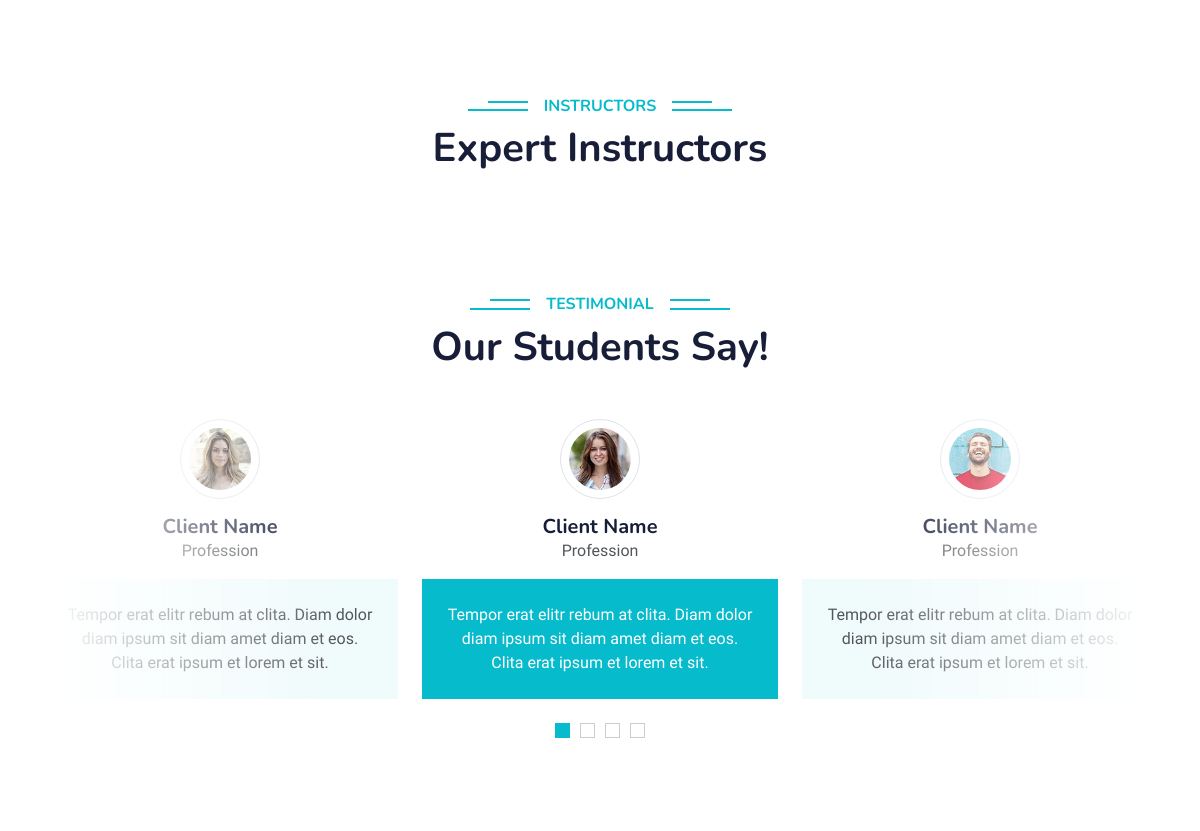
Before: / (middle part) with the older database file.
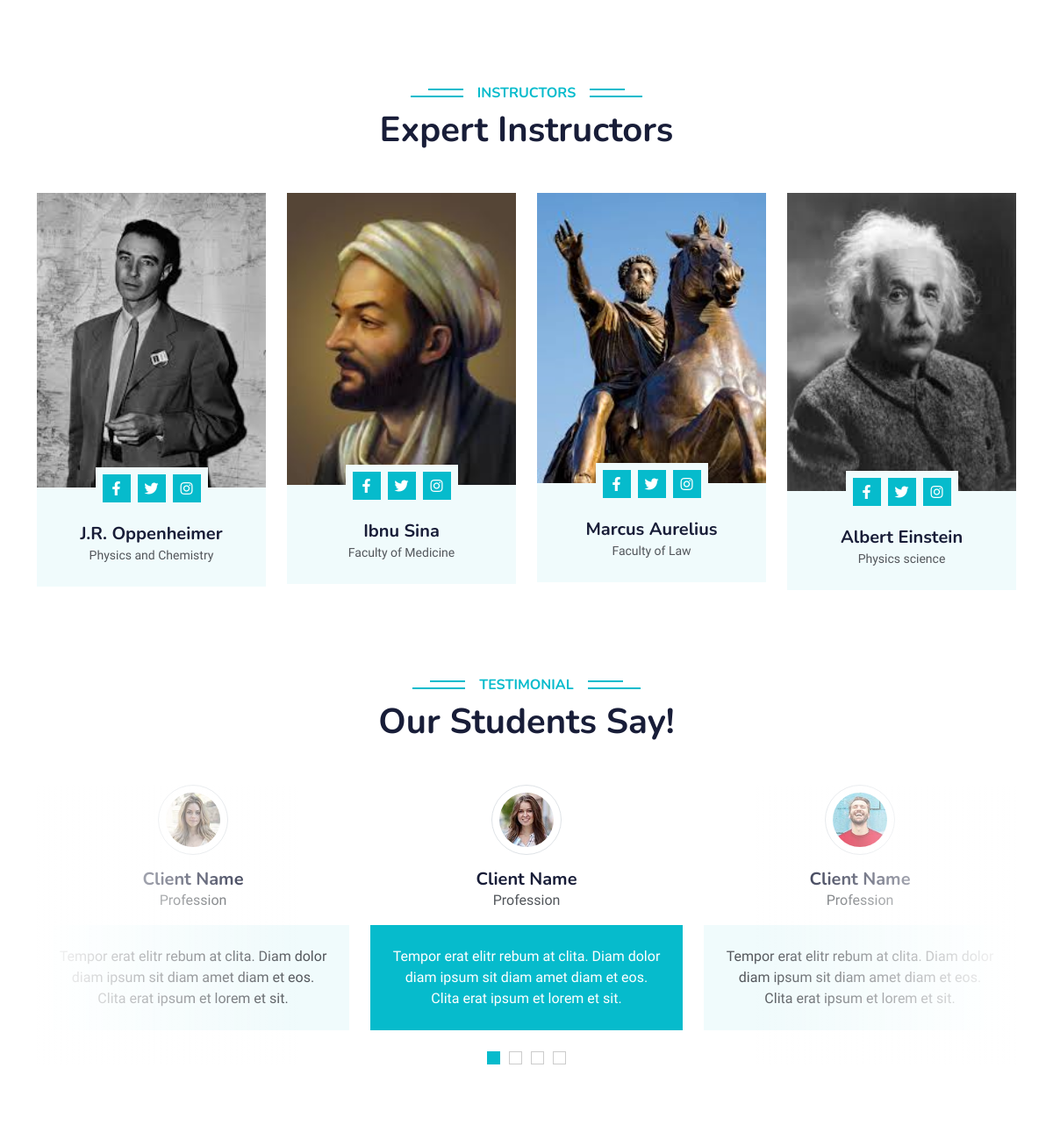
After: the same page with the newer database file.
### tables this page shows
CREATE TABLE `instruktur` (
  `id` int(11) NOT NULL,
  `nama_instruktur` varchar(100) NOT NULL,
  `jurusan_instruktur` varchar(40) NOT NULL,
  `fb_link` varchar(50) DEFAULT NULL,
  `ig_link` varchar(50) DEFAULT NULL,
  `twitter_link` varchar(50) DEFAULT NULL,
  `created_at` timestamp NOT NULL DEFAULT current_timestamp(),
  `updated_at` timestamp NOT NULL DEFAULT current_timestamp() ON UPDATE current_timestamp(),
  `foto` varchar(100) NOT NULL
);

### index.php (the view, shortened to what this page needs)
<?php
include 'admin/koneksi.php';
$queryInstruktur = mysqli_query($koneksi, "SELECT * FROM instruktur ORDER BY id DESC LIMIT 4");
?>
<!DOCTYPE html>
<html lang="en">
<head>
    <?php include 'inc/head.php'; ?>
</head>
<body>
    <div class="container-xxl py-5">
    </div>
    <div class="container-xxl py-5">
        <div class="container">
            <div class="text-center wow fadeInUp" data-wow-delay="0.1s">
                <h6 class="section-title bg-white text-center text-primary px-3">Instructors</h6>
                <h1 class="mb-5">Expert Instructors</h1>
            </div>
            <div class="row g-4">
                <?php while ($rowInstruktur = mysqli_fetch_assoc($queryInstruktur)): ?>
                <div class="col-lg-3 col-md-6 wow fadeInUp" data-wow-delay="0.1s">
                    <div class="team-item bg-light">
                        <div class="overflow-hidden">
                            <img width="300" class=" img-fluid" src="admin/upload/<?php echo $rowInstruktur['foto'] ?>"
                                alt="">
                        </div>
                        <div class="position-relative d-flex justify-content-center" style="margin-top: -23px;">
                            <div class="bg-light d-flex justify-content-center pt-2 px-1">
                                <a class="btn btn-sm-square btn-primary mx-1" href=""><i
                                        class="fab fa-facebook-f"></i></a>
                                <a class="btn btn-sm-square btn-primary mx-1" href=""><i class="fab fa-twitter"></i></a>
                                <a class="btn btn-sm-square btn-primary mx-1" href=""><i
                                        class="fab fa-instagram"></i></a>
                            </div>
                        </div>
                        <div class="text-center p-4">
                            <h5 class="mb-0"><?php echo $rowInstruktur['nama_instruktur'] ?></h5>
                            <small><?php echo $rowInstruktur['jurusan_instruktur'] ?></small>
                        </div>
                    </div>
                </div>
                <?php endwhile ?>
            </div>
        </div>
    </div>
    <div class=" container-xxl py-5 wow fadeInUp" data-wow-delay="0.1s">
        <div class="container">
            <div class="text-center">
                <h6 class="section-title bg-white text-center text-primary px-3">Testimonial</h6>
                <h1 class="mb-5">Our Students Say!</h1>
            </div>
            <div class="owl-carousel testimonial-carousel position-relative">
                <div class="testimonial-item text-center">
                    <img class="border rounded-circle p-2 mx-auto mb-3" src="img/testimonial-1.jpg"
                        style="width: 80px; height: 80px;">
                    <h5 class="mb-0">Client Name</h5>
                    <p>Profession</p>
                    <div class="testimonial-text bg-light text-center p-4">
                        <p class="mb-0">Tempor erat elitr rebum at clita. Diam dolor diam ipsum sit
                            diam amet diam et
                            eos. Clita erat ipsum et lorem et sit.</p>
                    </div>
                </div>
                <div class="testimonial-item text-center">
                    <img class="border rounded-circle p-2 mx-auto mb-3" src="img/testimonial-2.jpg"
                        style="width: 80px; height: 80px;">
                    <h5 class="mb-0">Client Name</h5>
                    <p>Profession</p>
                    <div class="testimonial-text bg-light text-center p-4">
                        <p class="mb-0">Tempor erat elitr rebum at clita. Diam dolor diam ipsum sit
                            diam amet diam et
                            eos. Clita erat ipsum et lorem et sit.</p>
                    </div>
                </div>
                <div class="testimonial-item text-center">
                    <img class="border rounded-circle p-2 mx-auto mb-3" src="img/testimonial-4.jpg"
                        style="width: 80px; height: 80px;">
                    <h5 class="mb-0">Client Name</h5>
                    <p>Profession</p>
                    <div class="testimonial-text bg-light text-center p-4">
                        <p class="mb-0">Tempor erat elitr rebum at clita. Diam dolor diam ipsum sit
                            diam amet diam et
                            eos. Clita erat ipsum et lorem et sit.</p>
                    </div>
                </div>
            </div>
        </div>
    </div>
</body>
</html>

### inc/head.php (shortened to what this page needs)
<link href="https://cdnjs.cloudflare.com/ajax/libs/font-awesome/5.10.0/css/all.min.css" rel="stylesheet">
<link href="https://cdn.jsdelivr.net/npm/bootstrap-icons@1.4.1/font/bootstrap-icons.css" rel="stylesheet">
<link href="assets/depan/lib/animate/animate.min.css" rel="stylesheet">
<link href="assets/depan/lib/owlcarousel/assets/owl.carousel.min.css" rel="stylesheet">
<link href="assets/depan/css/bootstrap.min.css" rel="stylesheet">
<link href="assets/depan/css/style.css" rel="stylesheet">

### assets/depan/css/style.css (style rules this page uses)
:root { --primary: #06BBCC; --light: #F0FBFC; --dark: #181d38; }
.btn { font-family: 'Nunito', sans-serif; font-weight: 600; transition: .5s; }
.btn.btn-primary, .btn.btn-secondary { color: #FFFFFF; }
.btn-sm-square { width: 32px; height: 32px; }
.btn-square, .btn-sm-square, .btn-lg-square { padding: 0; display: flex; align-items: center; justify-content: center; font-weight: normal; border-radius: 0px; }
.section-title { position: relative; display: inline-block; text-transform: uppercase; }
.section-title::before { position: absolute; content: ""; width: calc(100% + 80px); height: 2px; top: 4px; left: -40px; background: var(--primary); z-index: -1; }
.section-title::after { position: absolute; content: ""; width: calc(100% + 120px); height: 2px; bottom: 5px; left: -60px; background: var(--primary); z-index: -1; }
.team-item img { transition: .5s; }
.testimonial-carousel::before { position: absolute; content: ""; top: 0; left: 0; height: 100%; width: 0; background: linear-gradient(to right, rgba(255, 255, 255, 1) 0%, rgba(255, 255, 255, 0) 100%); z-index: 1; }
.testimonial-carousel::after { position: absolute; content: ""; top: 0; right: 0; height: 100%; width: 0; background: linear-gradient(to left, rgba(255, 255, 255, 1) 0%, rgba(255, 255, 255, 0) 100%); z-index: 1; }
@media (min-width: 768px) { .testimonial-carousel::before, .testimonial-carousel::after { width: 200px; } }
@media (min-width: 992px) { .testimonial-carousel::before, .testimonial-carousel::after { width: 300px; } }
.testimonial-carousel .owl-item .testimonial-text, .testimonial-carousel .owl-item.center .testimonial-text * { transition: .5s; }
.testimonial-carousel .owl-item.center .testimonial-text { background: var(--primary) !important; }
.testimonial-carousel .owl-item.center .testimonial-text * { color: #FFFFFF !important; }

Changed rows visible on the page:
added instruktur: foto (picture), nama_instruktur "J.R. Oppenheimer", jurusan_instruktur "Physics and Chemistry"
added instruktur: foto (picture), nama_instruktur "Ibnu Sina", jurusan_instruktur "Faculty of Medicine"
added instruktur: foto (picture), nama_instruktur "Marcus Aurelius", jurusan_instruktur "Faculty of Law"
added instruktur: foto (picture), nama_instruktur "Albert Einstein", jurusan_instruktur "Physics science"
